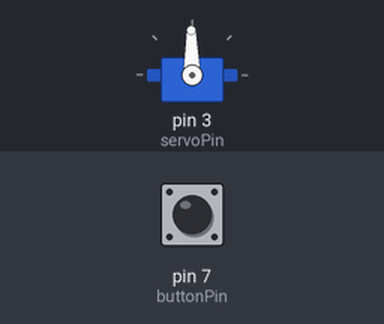
This sketch was run on a simulated Arduino Uno, built with avr-gcc and run on an emulated ATmega328P. Parts: servo. The test bench sets the inputs (shaded band); at power-on: pin 7 (buttonPin) HIGH.

Above: at 1.2 s.
1.3 s: pin 7 (buttonPin) pulled LOW for 0.15 s
At 2.2 s:
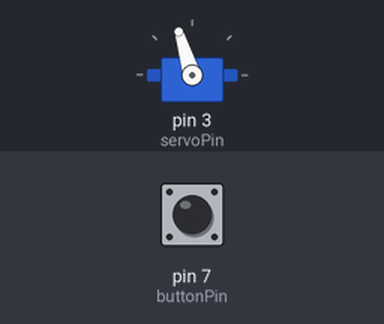
4.4 s: pin 7 (buttonPin) pulsed LOW 2 times (0.12 s each, 0.3 s apart)
At 6.1 s:
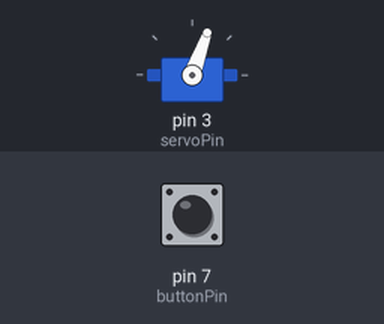
8.0 s: pin 7 (buttonPin) pulled LOW for 1 s
At 8.7 s:
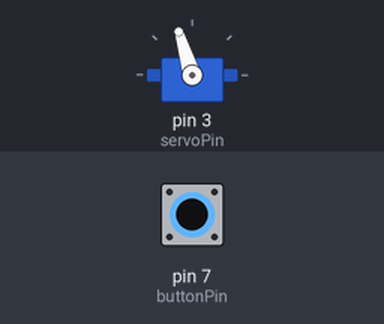
12.0 s: pin 7 (buttonPin) pulled LOW for 3.2 s
At 13.1 s:
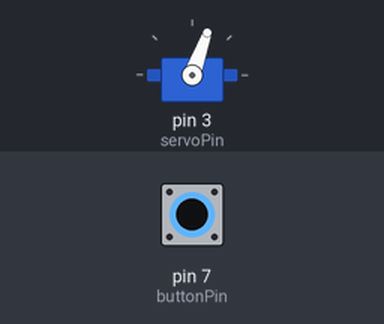
Timing chart, 0 to 17.3 s (numbered marks = the images above; inputs shaded):
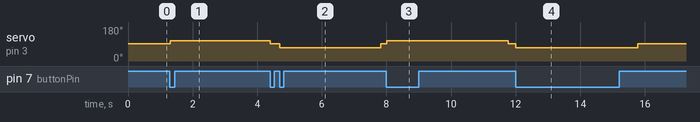

The sketch:

controller.ino
```cpp
#include <Servo.h>

Servo s;

const int buttonPin = 7;
const int servoPin = 3;

const int STOP_US = 1480;
const int FWD_US = 1650;
const int REV_US = 1270;

const unsigned long MAX_FWD_MS = 3750;

bool lastButton = HIGH;
int mode = 0;
// 0 = idle
// 1 = moving forward
// 2 = stopped, waiting for return press
// 3 = returning

unsigned long forwardStartTime = 0;
unsigned long forwardHeldTime = 0;

void setup() {
  pinMode(buttonPin, INPUT_PULLUP);
  s.attach(servoPin);
  s.writeMicroseconds(STOP_US);
}

void loop() {
  bool b = digitalRead(buttonPin);

  // Auto-stop if the forward time limit is reached.
  if (mode == 1 && millis() - forwardStartTime >= MAX_FWD_MS) {
    forwardHeldTime = MAX_FWD_MS;
    mode = 2;
    s.writeMicroseconds(STOP_US);
  }

  // Respond once per button press (HIGH to LOW transition).
  if (lastButton == HIGH && b == LOW) {
    if (mode == 0) {
      mode = 1;
      forwardStartTime = millis();
      s.writeMicroseconds(FWD_US);
    } else if (mode == 1) {
      forwardHeldTime = millis() - forwardStartTime;
      mode = 2;
      s.writeMicroseconds(STOP_US);
    } else if (mode == 2) {
      mode = 3;
      forwardStartTime = millis();
      s.writeMicroseconds(REV_US);
    }
  }

  // Stop after the return duration matches the forward duration.
  if (mode == 3 && millis() - forwardStartTime >= forwardHeldTime) {
    mode = 0;
    s.writeMicroseconds(STOP_US);
  }

  lastButton = b;
  delay(20);
}
```

Measured:
- after the input at 1.3 s, servo on pin 3 (servoPin): 91° → 107° at once
- after the input at 4.4 s, servo on pin 3 (servoPin): 107° → 91° after 0.00 s instead of 0.66 s
- after the input at 8.0 s, servo on pin 3 (servoPin): 91° → 107° at once, → 91° 3.8 s later
- after the input at 12.0 s, servo on pin 3 (servoPin): 91° → 70° at once, → 91° 3.8 s later
